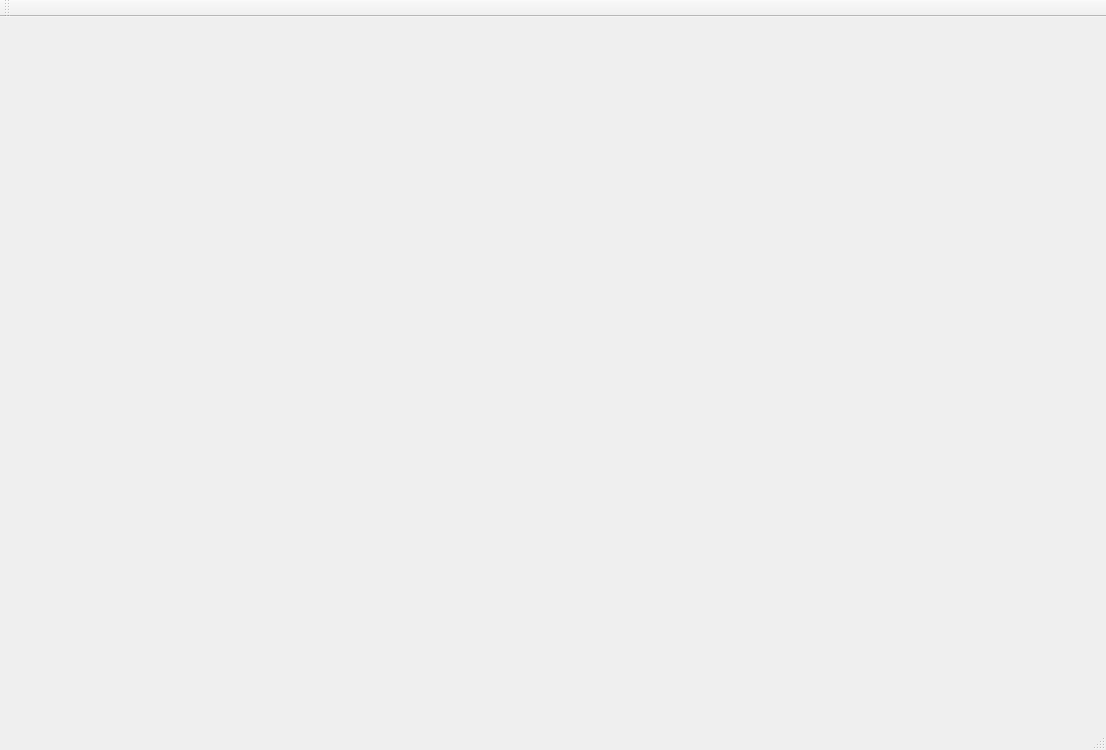
<?xml version="1.0" encoding="UTF-8"?>
<ui version="4.0">
 <class>MainWindow</class>
 <widget class="QMainWindow" name="MainWindow">
  <property name="geometry">
   <rect>
    <x>0</x>
    <y>0</y>
    <width>1106</width>
    <height>750</height>
   </rect>
  </property>
  <property name="windowTitle">
   <string>MainWindow</string>
  </property>
  <widget class="QWidget" name="centralWidget"/>
  <widget class="QMenuBar" name="menuBar">
   <property name="geometry">
    <rect>
     <x>0</x>
     <y>0</y>
     <width>1106</width>
     <height>22</height>
    </rect>
   </property>
  </widget>
  <widget class="QToolBar" name="mainToolBar">
   <attribute name="toolBarArea">
    <enum>TopToolBarArea</enum>
   </attribute>
   <attribute name="toolBarBreak">
    <bool>false</bool>
   </attribute>
  </widget>
  <widget class="QStatusBar" name="statusBar"/>
 </widget>
 <layoutdefault spacing="6" margin="11"/>
 <resources/>
 <connections/>
</ui>
